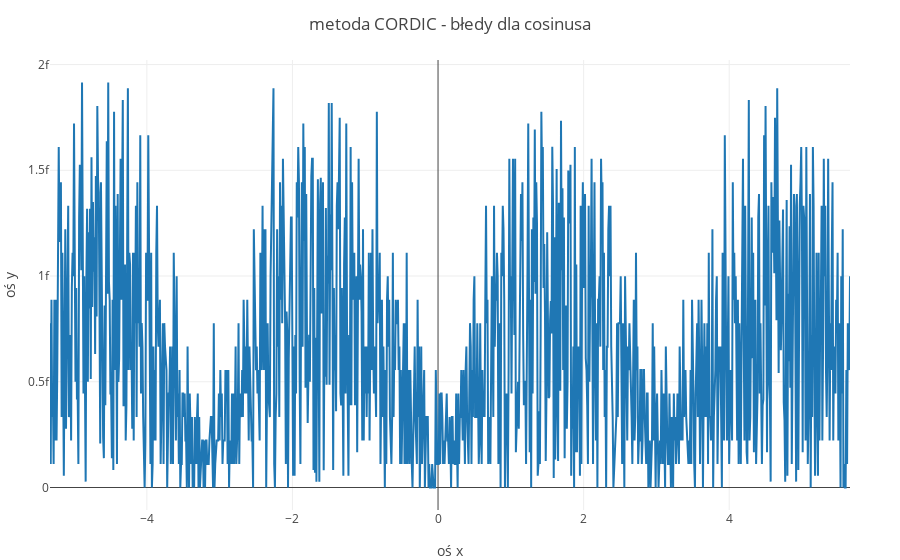

Notebook source saved alongside this figure:
### Code cell
CS  = zeros(1100,2)
for i in 1:1:1100
        k = i*0.01-1.7*pi
    CS[i,1] = k
    CS[i,2] = abs((cos(k)-cordic(k,50)[1]))#/sin(i*0.01-pi))
end

po = plot(CS[:,1],CS[:,2],leg=false, Layout( title="metoda CORDIC - błedy dla cosinusa", 
            xaxis=attr(title="oś x"),
            yaxis=attr(title="oś y")
        ))

### Figure 1 — Plotly figure (JSON) as saved in the notebook; plotly's stock layout.template omitted (floating-point values rounded to 4 significant figures; data arrays with more than 128 entries replaced by an {"elided": "..."} marker saying what was removed)
{"data": [{"leg": false, "type": "scatter", "x": {"elided": "1100 float values"}, "y": {"elided": "1100 float values"}}], "layout": {"margin": {"b": 50, "l": 50, "r": 50, "t": 60}, "title": "metoda CORDIC - błedy dla cosinusa", "xaxis": {"title": "oś x"}, "yaxis": {"title": "oś y"}}}
